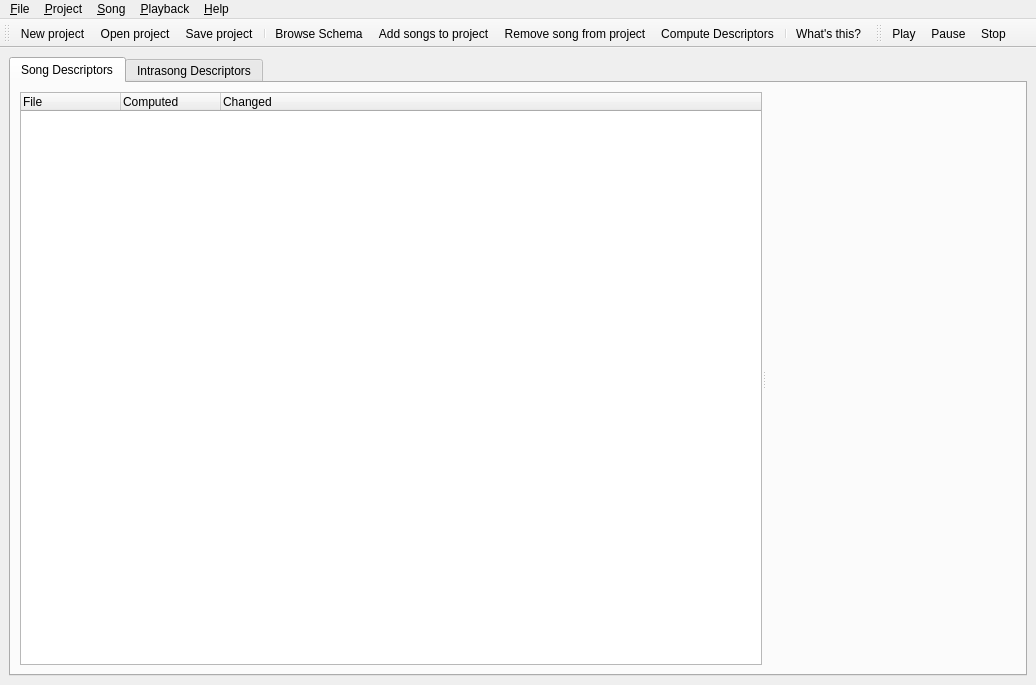
<ui version="4.0" >
 <author></author>
 <comment></comment>
 <exportmacro></exportmacro>
 <class>AnnotatorBase</class>
 <widget class="QMainWindow" name="AnnotatorBase" >
  <property name="geometry" >
   <rect>
    <x>0</x>
    <y>0</y>
    <width>1036</width>
    <height>685</height>
   </rect>
  </property>
  <property name="sizePolicy" >
   <sizepolicy>
    <hsizetype>5</hsizetype>
    <vsizetype>5</vsizetype>
    <horstretch>0</horstretch>
    <verstretch>0</verstretch>
   </sizepolicy>
  </property>
  <property name="maximumSize" >
   <size>
    <width>32767</width>
    <height>32767</height>
   </size>
  </property>
  <property name="windowTitle" >
   <string>Music Annotator</string>
  </property>
  <property name="windowIcon" >
   <iconset resource="images.qrc" >:/logos/images/annotator-icon1.png</iconset>
  </property>
  <widget class="QWidget" name="widget" >
   <layout class="QVBoxLayout" >
    <property name="margin" >
     <number>9</number>
    </property>
    <property name="spacing" >
     <number>6</number>
    </property>
    <item>
     <widget class="QTabWidget" name="mMainTabWidget" >
      <widget class="QWidget" name="tab" >
       <attribute name="title" >
        <string>Song Descriptors</string>
       </attribute>
       <layout class="QVBoxLayout" >
        <property name="margin" >
         <number>9</number>
        </property>
        <property name="spacing" >
         <number>6</number>
        </property>
        <item>
         <widget class="QSplitter" name="splitter14" >
          <property name="orientation" >
           <enum>Qt::Horizontal</enum>
          </property>
          <widget class="QTreeWidget" name="mProjectOverview" >
           <property name="sizePolicy" >
            <sizepolicy>
             <hsizetype>3</hsizetype>
             <vsizetype>1</vsizetype>
             <horstretch>5</horstretch>
             <verstretch>0</verstretch>
            </sizepolicy>
           </property>
           <property name="whatsThis" >
            <string>&lt;p>The &lt;b>project song list&lt;/b> is a list with the working songs for the project. Add songs to work with them just by selecting &lt;tt>Project/Add Song to Project&lt;/tt>.&lt;/p>
&lt;p>
&lt;em>Computed&lt;/em> column tells whether the song has a computed description.&lt;/p>
&lt;p>
&lt;em>Changed&lt;/em> column tells whether the song description has save pending changes.&lt;/p></string>
           </property>
           <property name="selectionMode" >
            <enum>QAbstractItemView::SingleSelection</enum>
           </property>
           <property name="rootIsDecorated" >
            <bool>false</bool>
           </property>
           <column>
            <property name="text" >
             <string>File</string>
            </property>
           </column>
           <column>
            <property name="text" >
             <string>Computed</string>
            </property>
           </column>
           <column>
            <property name="text" >
             <string>Changed</string>
            </property>
           </column>
          </widget>
          <widget class="Q3Table" name="mDescriptorsTable" >
           <property name="sizePolicy" >
            <sizepolicy>
             <hsizetype>4</hsizetype>
             <vsizetype>1</vsizetype>
             <horstretch>1</horstretch>
             <verstretch>0</verstretch>
            </sizepolicy>
           </property>
           <property name="minimumSize" >
            <size>
             <width>250</width>
             <height>0</height>
            </size>
           </property>
           <property name="whatsThis" >
            <string>&lt;p>The &lt;b>song level descriptors table&lt;/b>
contains descriptors values for song level descriptors. Song level descriptors are those that has a single occurrence for each song. As constrast, 'note level descriptors' would have an occurrence for each note.&lt;/p>
&lt;p>You can edit the values by clicking to the suited cell.&lt;/p></string>
           </property>
           <property name="numRows" >
            <number>0</number>
           </property>
           <property name="numCols" >
            <number>2</number>
           </property>
           <property name="selectionMode" >
            <enum>Q3Table::NoSelection</enum>
           </property>
          </widget>
         </widget>
        </item>
       </layout>
      </widget>
      <widget class="QWidget" name="tab" >
       <attribute name="title" >
        <string>Intrasong Descriptors</string>
       </attribute>
       <layout class="QVBoxLayout" >
        <property name="margin" >
         <number>9</number>
        </property>
        <property name="spacing" >
         <number>6</number>
        </property>
        <item>
         <widget class="QSplitter" name="splitter3" >
          <property name="orientation" >
           <enum>Qt::Horizontal</enum>
          </property>
          <widget class="QSplitter" name="splitter40" >
           <property name="orientation" >
            <enum>Qt::Vertical</enum>
           </property>
           <widget class="QWidget" name="layout11" >
            <layout class="QHBoxLayout" >
             <property name="margin" >
              <number>9</number>
             </property>
             <property name="spacing" >
              <number>6</number>
             </property>
             <item>
              <widget class="QSplitter" name="splitter" >
               <property name="orientation" >
                <enum>Qt::Vertical</enum>
               </property>
               <widget class="QWidget" name="mFrameLevelContainer" >
                <property name="sizePolicy" >
                 <sizepolicy>
                  <hsizetype>3</hsizetype>
                  <vsizetype>3</vsizetype>
                  <horstretch>0</horstretch>
                  <verstretch>0</verstretch>
                 </sizepolicy>
                </property>
                <property name="minimumSize" >
                 <size>
                  <width>700</width>
                  <height>200</height>
                 </size>
                </property>
                <property name="whatsThis" >
                 <string>&lt;p>The &lt;b>frame level descriptors editor&lt;/b>
allows editing floating point descriptors that has an occurrence for each frame.&lt;/p>
&lt;ul>
&lt;li>Dragging Points: Moving them.&lt;/li>
&lt;li>Cursor: Moves the selected point&lt;/li>
&lt;li>TODO: Put the keybindings&lt;/li>
&lt;/ul></string>
                </property>
               </widget>
               <widget class="QSplitter" name="splitter" >
                <property name="orientation" >
                 <enum>Qt::Horizontal</enum>
                </property>
                <widget class="QFrame" name="mAudioPlotContainer" >
                 <property name="sizePolicy" >
                  <sizepolicy>
                   <hsizetype>3</hsizetype>
                   <vsizetype>3</vsizetype>
                   <horstretch>0</horstretch>
                   <verstretch>0</verstretch>
                  </sizepolicy>
                 </property>
                 <property name="minimumSize" >
                  <size>
                   <width>700</width>
                   <height>200</height>
                  </size>
                 </property>
                 <property name="whatsThis" >
                  <string>&lt;p>The &lt;b>segmentation editor&lt;/b> allows you to change song level segmentations.&lt;/p>
&lt;ul>
&lt;li>Click Body: Change current segment&lt;/li>
&lt;li>Dragging Limit: Moves it&lt;/li>
&lt;li>Insert + Click: Inserts an onset&lt;/li>
&lt;li>Delete: Deletes the current onset&lt;/li>
&lt;/ul></string>
                 </property>
                 <property name="frameShape" >
                  <enum>QFrame::NoFrame</enum>
                 </property>
                 <property name="frameShadow" >
                  <enum>QFrame::Plain</enum>
                 </property>
                </widget>
                <widget class="QWidget" name="widget" >
                 <layout class="QVBoxLayout" >
                  <property name="margin" >
                   <number>0</number>
                  </property>
                  <property name="spacing" >
                   <number>6</number>
                  </property>
                  <item>
                   <widget class="QComboBox" name="mSegmentationSelection" >
                    <property name="whatsThis" >
                     <string>This combo box allows you to change the segmentation that is currently displayed on the segmentation view.</string>
                    </property>
                   </widget>
                  </item>
                  <item>
                   <widget class="Q3Table" name="mSegmentDescriptorsTable" >
                    <property name="sizePolicy" >
                     <sizepolicy>
                      <hsizetype>5</hsizetype>
                      <vsizetype>5</vsizetype>
                      <horstretch>0</horstretch>
                      <verstretch>0</verstretch>
                     </sizepolicy>
                    </property>
                    <property name="whatsThis" >
                     <string>&lt;p>The &lt;b>segmentation level descriptors table&lt;/b>
allows you to edit values for descriptors 
that are attached to child scope of the 
currently selected segmentation.
&lt;/p>
&lt;p>You can edit the values by clicking 
to the proper cell.&lt;/p></string>
                    </property>
                    <property name="numRows" >
                     <number>0</number>
                    </property>
                    <property name="numCols" >
                     <number>2</number>
                    </property>
                    <property name="selectionMode" >
                     <enum>Q3Table::SingleRow</enum>
                    </property>
                   </widget>
                  </item>
                 </layout>
                </widget>
               </widget>
              </widget>
             </item>
            </layout>
           </widget>
          </widget>
         </widget>
        </item>
       </layout>
      </widget>
     </widget>
    </item>
   </layout>
  </widget>
  <widget class="QToolBar" name="mIntraSongToolbar" >
   <property name="orientation" >
    <enum>Qt::Horizontal</enum>
   </property>
   <attribute name="toolBarArea" >
    <number>4</number>
   </attribute>
   <addaction name="fileNew_projectAction" />
   <addaction name="fileOpen_projectAction" />
   <addaction name="fileSave_projectAction" />
   <addaction name="separator" />
   <addaction name="projectLoadSchemaAction" />
   <addaction name="fileAdd_to_projectAction" />
   <addaction name="editDelete_from_projectAction" />
   <addaction name="songComputeDescriptorsAction" />
   <addaction name="separator" />
   <addaction name="helpWhats_thisAction" />
  </widget>
  <widget class="QToolBar" name="TransportToolbar" >
   <property name="orientation" >
    <enum>Qt::Horizontal</enum>
   </property>
   <attribute name="toolBarArea" >
    <number>4</number>
   </attribute>
   <addaction name="mPlayAction" />
   <addaction name="mPauseAction" />
   <addaction name="mStopAction" />
  </widget>
  <widget class="QMenuBar" name="MenuBar" >
   <property name="geometry" >
    <rect>
     <x>0</x>
     <y>0</y>
     <width>1036</width>
     <height>31</height>
    </rect>
   </property>
   <widget class="QMenu" name="help" >
    <property name="title" >
     <string>&amp;Help</string>
    </property>
    <addaction name="helpAboutAction" />
    <addaction name="separator" />
    <addaction name="helpWhats_thisAction" />
   </widget>
   <widget class="QMenu" name="Playback" >
    <property name="title" >
     <string>&amp;Playback</string>
    </property>
    <addaction name="mPlayAction" />
    <addaction name="mPauseAction" />
    <addaction name="mStopAction" />
    <addaction name="separator" />
    <addaction name="playbackAuralizeSegmentOnsetsAction" />
    <addaction name="playbackAuralizeFrameLevelDescriptorsAction" />
    <addaction name="playbackLinkCurrentSegmentToPlaybackAction" />
   </widget>
   <widget class="QMenu" name="mFileMenu" >
    <property name="title" >
     <string>&amp;File</string>
    </property>
    <addaction name="fileNew_projectAction" />
    <addaction name="fileOpen_projectAction" />
    <addaction name="fileSave_projectAction" />
    <addaction name="fileSave_project_asAction" />
    <addaction name="separator" />
    <addaction name="fileExitAction" />
   </widget>
   <widget class="QMenu" name="Song" >
    <property name="title" >
     <string>&amp;Song</string>
    </property>
    <addaction name="songSaveDescriptorsAction" />
    <addaction name="songComputeDescriptorsAction" />
   </widget>
   <widget class="QMenu" name="Project" >
    <property name="title" >
     <string>&amp;Project</string>
    </property>
    <addaction name="projectLoadSchemaAction" />
    <addaction name="fileAdd_to_projectAction" />
    <addaction name="editDelete_from_projectAction" />
   </widget>
   <addaction name="mFileMenu" />
   <addaction name="Project" />
   <addaction name="Song" />
   <addaction name="Playback" />
   <addaction name="help" />
  </widget>
  <action name="fileExitAction" >
   <property name="icon" >
    <iconset resource="images.qrc" >:/icons/images/exit.png</iconset>
   </property>
   <property name="text" >
    <string>E&amp;xit</string>
   </property>
   <property name="iconText" >
    <string>Exit</string>
   </property>
   <property name="shortcut" >
    <string>Ctrl+Q</string>
   </property>
  </action>
  <action name="helpAboutAction" >
   <property name="text" >
    <string>&amp;About</string>
   </property>
   <property name="iconText" >
    <string>About</string>
   </property>
  </action>
  <action name="fileNew_projectAction" >
   <property name="icon" >
    <iconset resource="images.qrc" >:/icons/images/filenew.png</iconset>
   </property>
   <property name="text" >
    <string>&amp;New project</string>
   </property>
   <property name="iconText" >
    <string>New project</string>
   </property>
   <property name="toolTip" >
    <string>New project</string>
   </property>
   <property name="shortcut" >
    <string>Ctrl+N</string>
   </property>
  </action>
  <action name="fileSave_projectAction" >
   <property name="icon" >
    <iconset resource="images.qrc" >:/icons/images/filesave.png</iconset>
   </property>
   <property name="text" >
    <string>&amp;Save project</string>
   </property>
   <property name="iconText" >
    <string>Save project</string>
   </property>
   <property name="toolTip" >
    <string>Save project</string>
   </property>
   <property name="shortcut" >
    <string>Ctrl+S</string>
   </property>
  </action>
  <action name="fileSave_project_asAction" >
   <property name="icon" >
    <iconset resource="images.qrc" >:/icons/images/filesaveas.png</iconset>
   </property>
   <property name="text" >
    <string>S&amp;ave project as</string>
   </property>
   <property name="iconText" >
    <string>Save project as</string>
   </property>
   <property name="toolTip" >
    <string>Save project as</string>
   </property>
   <property name="shortcut" >
    <string>Ctrl+Shift+S</string>
   </property>
  </action>
  <action name="fileOpen_projectAction" >
   <property name="icon" >
    <iconset resource="images.qrc" >:/icons/images/fileopen.png</iconset>
   </property>
   <property name="text" >
    <string>&amp;Open project</string>
   </property>
   <property name="iconText" >
    <string>Open project</string>
   </property>
   <property name="toolTip" >
    <string>Open project</string>
   </property>
   <property name="statusTip" >
    <string>Open project</string>
   </property>
   <property name="shortcut" >
    <string>Ctrl+O</string>
   </property>
  </action>
  <action name="fileAdd_to_projectAction" >
   <property name="icon" >
    <iconset resource="images.qrc" >:/icons/images/vcs_add.png</iconset>
   </property>
   <property name="text" >
    <string>&amp;Add songs to project</string>
   </property>
   <property name="iconText" >
    <string>Add songs to project</string>
   </property>
   <property name="shortcut" >
    <string>Ctrl+A</string>
   </property>
  </action>
  <action name="editDelete_from_projectAction" >
   <property name="enabled" >
    <bool>true</bool>
   </property>
   <property name="icon" >
    <iconset resource="images.qrc" >:/icons/images/vcs_remove.png</iconset>
   </property>
   <property name="text" >
    <string>Remove song from project</string>
   </property>
   <property name="iconText" >
    <string>Remove song from project</string>
   </property>
   <property name="statusTip" >
    <string>Remove song from project</string>
   </property>
   <property name="shortcut" >
    <string/>
   </property>
  </action>
  <action name="projectSaveDescriptorsAction" >
   <property name="text" >
    <string>Descriptors</string>
   </property>
   <property name="iconText" >
    <string>Descriptors</string>
   </property>
  </action>
  <action name="projectLoadSchemaAction" >
   <property name="icon" >
    <iconset resource="images.qrc" >:/icons/images/view_tree.png</iconset>
   </property>
   <property name="text" >
    <string>Browse &amp;Schema</string>
   </property>
   <property name="iconText" >
    <string>Browse Schema</string>
   </property>
  </action>
  <action name="projectLoadDescriptorsAction" >
   <property name="text" >
    <string>Descriptors</string>
   </property>
   <property name="iconText" >
    <string>Descriptors</string>
   </property>
  </action>
  <action name="songSaveDescriptorsAction" >
   <property name="enabled" >
    <bool>false</bool>
   </property>
   <property name="text" >
    <string>&amp;Save Descriptors</string>
   </property>
   <property name="iconText" >
    <string>Save Descriptors</string>
   </property>
  </action>
  <action name="playbackAuralizeSegmentOnsetsAction" >
   <property name="checkable" >
    <bool>true</bool>
   </property>
   <property name="text" >
    <string>Auralize Segments &amp;Onsets</string>
   </property>
   <property name="iconText" >
    <string>Auralize Segments Onsets</string>
   </property>
  </action>
  <action name="playbackAuralizeFrameLevelDescriptorsAction" >
   <property name="checkable" >
    <bool>true</bool>
   </property>
   <property name="text" >
    <string>Auralize &amp;Frame Level Descriptors</string>
   </property>
   <property name="iconText" >
    <string>Auralize Frame Level Descriptors</string>
   </property>
  </action>
  <action name="songComputeDescriptorsAction" >
   <property name="icon" >
    <iconset resource="images.qrc" >:/icons/images/gear.png</iconset>
   </property>
   <property name="text" >
    <string>&amp;Compute Descriptors</string>
   </property>
   <property name="iconText" >
    <string>Compute Descriptors</string>
   </property>
  </action>
  <action name="helpWhats_thisAction" >
   <property name="icon" >
    <iconset resource="images.qrc" >:/icons/images/contexthelp.png</iconset>
   </property>
   <property name="text" >
    <string>&amp;What's this?</string>
   </property>
   <property name="iconText" >
    <string>What's this?</string>
   </property>
   <property name="shortcut" >
    <string>Shift+F1</string>
   </property>
  </action>
  <action name="mPlayAction" >
   <property name="icon" >
    <iconset resource="images.qrc" >:/icons/images/player_play.png</iconset>
   </property>
   <property name="text" >
    <string>Play</string>
   </property>
   <property name="iconText" >
    <string>Play</string>
   </property>
   <property name="shortcut" >
    <string>Ctrl+P</string>
   </property>
  </action>
  <action name="mPauseAction" >
   <property name="icon" >
    <iconset resource="images.qrc" >:/icons/images/player_pause.png</iconset>
   </property>
   <property name="text" >
    <string>Pause</string>
   </property>
   <property name="iconText" >
    <string>Pause</string>
   </property>
   <property name="shortcut" >
    <string>Ctrl+W</string>
   </property>
  </action>
  <action name="mStopAction" >
   <property name="icon" >
    <iconset resource="images.qrc" >:/icons/images/player_stop.png</iconset>
   </property>
   <property name="text" >
    <string>Stop</string>
   </property>
   <property name="iconText" >
    <string>Stop</string>
   </property>
   <property name="shortcut" >
    <string>Ctrl+D</string>
   </property>
  </action>
  <action name="playbackLinkCurrentSegmentToPlaybackAction" >
   <property name="checkable" >
    <bool>true</bool>
   </property>
   <property name="text" >
    <string>&amp;Link current segment to playback</string>
   </property>
   <property name="iconText" >
    <string>Link current segment to playback</string>
   </property>
  </action>
 </widget>
 <layoutdefault spacing="6" margin="11" />
 <pixmapfunction></pixmapfunction>
 <customwidgets>
  <customwidget>
   <class>Q3Table</class>
   <extends></extends>
   <header>q3table.h</header>
   <container>0</container>
   <pixmap></pixmap>
  </customwidget>
 </customwidgets>
 <resources>
  <include location="images.qrc" />
 </resources>
 <connections/>
</ui>
